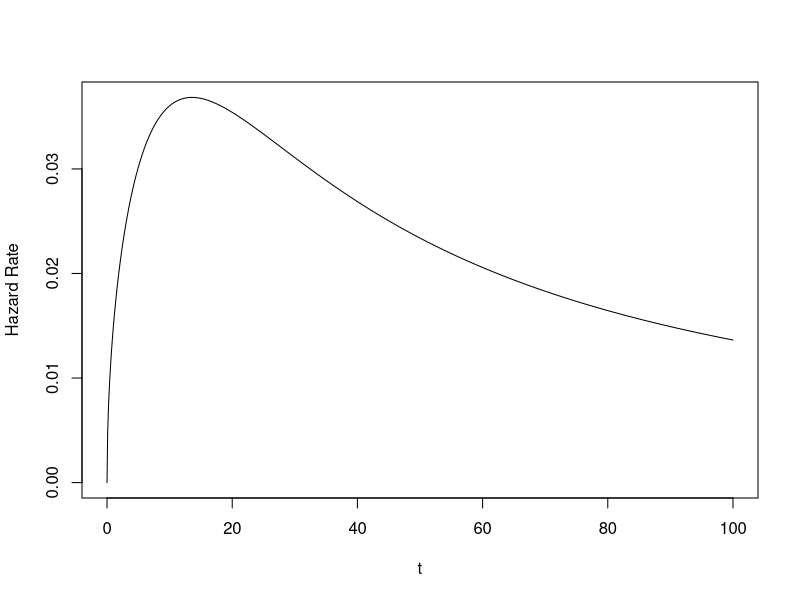
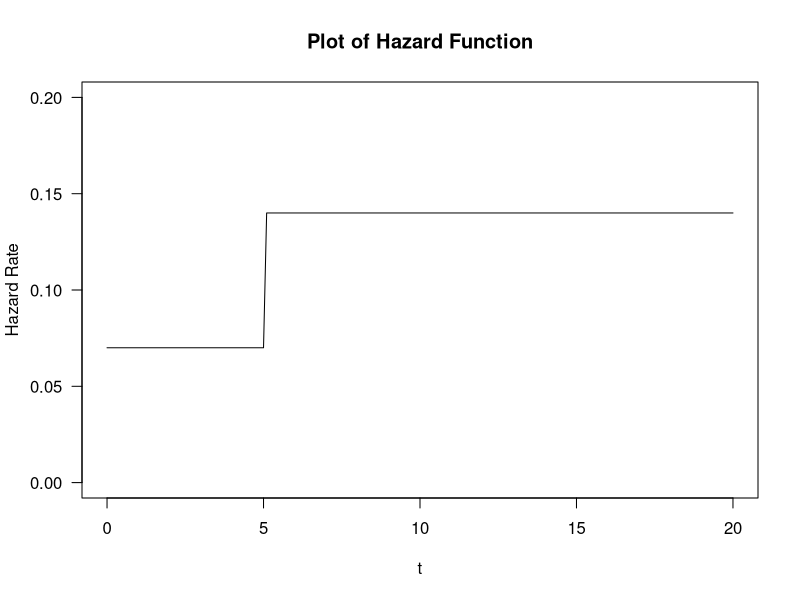
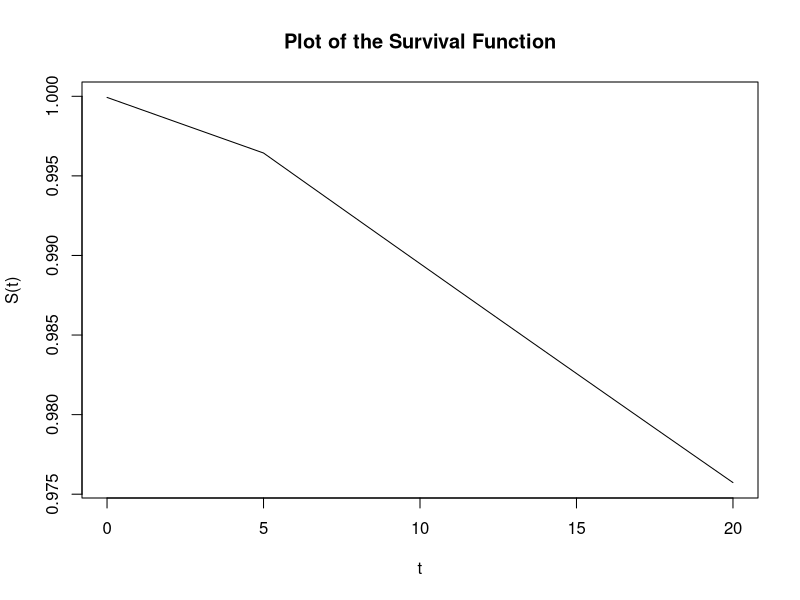
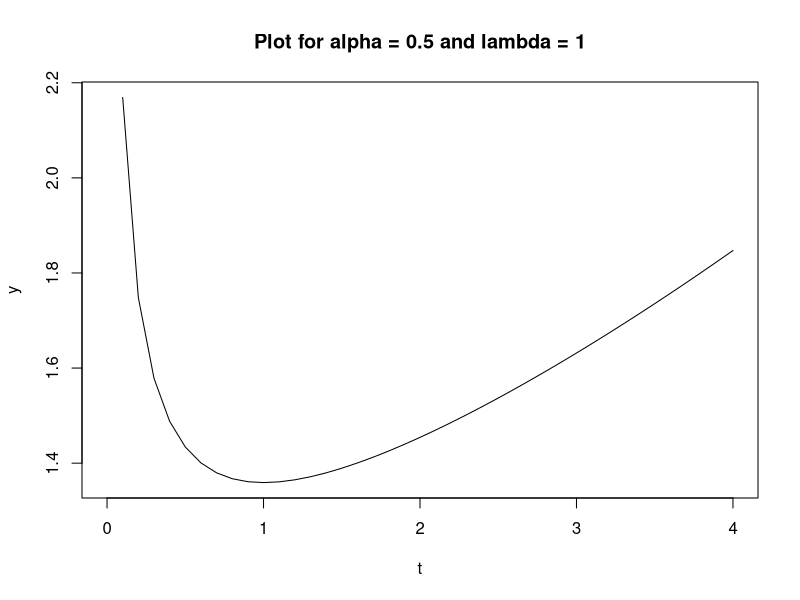
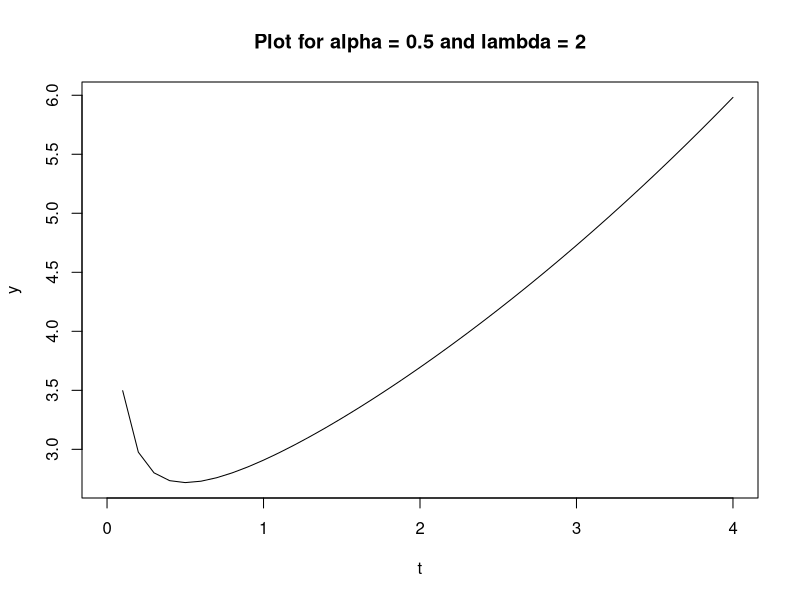

Reproduce these figures in R, in order.
## ---- chunk 1
knitr::opts_chunk$set(echo = TRUE)
## ---- chunk 2
kidney_survival = function(t){1/(1+(0.01*t^(1.5)))}

kidney_survival(50)
kidney_survival(100)
kidney_survival(150)
## ---- chunk 3
t=seq(0,100,0.1)
kidney_survival = function(t){((0.015*t^(0.5))/(1+(0.01*t^(1.5))))}
plot(t,kidney_survival(t),type='l',ylab="Hazard Rate")
## ---- chunk 4
#Mean Time to Death
Mean_time_death = pi/(sin(pi/1.5)*1.5*(0.01)^(1/1.5))
Mean_time_death
## ---- chunk 5

ht <- function(t){
    f <- NULL
    f[t>=0 & t<=5] <- 0.07
    f[t>5 ] <- 0.14
    f
}

t <- seq(0, 20, 0.1)
plot(t, ht(t), type="l", las=1, ylim=c(0,0.20), ylab="Hazard Rate", main="Plot of Hazard Function")
## ---- chunk 6
# Define Hazard and Survival Function
hazard_function = function(t){
 ifelse(t <= 5, 0.07, 0.14)}
h_value = sapply(t,hazard_function)
S <- exp(-cumsum(h_value*0.001))
# Suvival funciton graph
plot(t,S,type="l",xlab="t",ylab="S(t)",main="Plot of the Survival Function")
## ---- chunk 7
t=seq(0,4,0.1)
y=0.5*1*(1*t)^(0.5-1)*exp((1*t)^(0.5))
plot(t,y, main="Plot for alpha = 0.5 and lambda = 1", type='l')
## ---- chunk 8
t=seq(0,4,0.1)
y=0.5*2*(2*t)^(0.5-1)*exp((2*t)^(0.5))
plot(t,y, main="Plot for alpha = 0.5 and lambda = 2", type='l')
